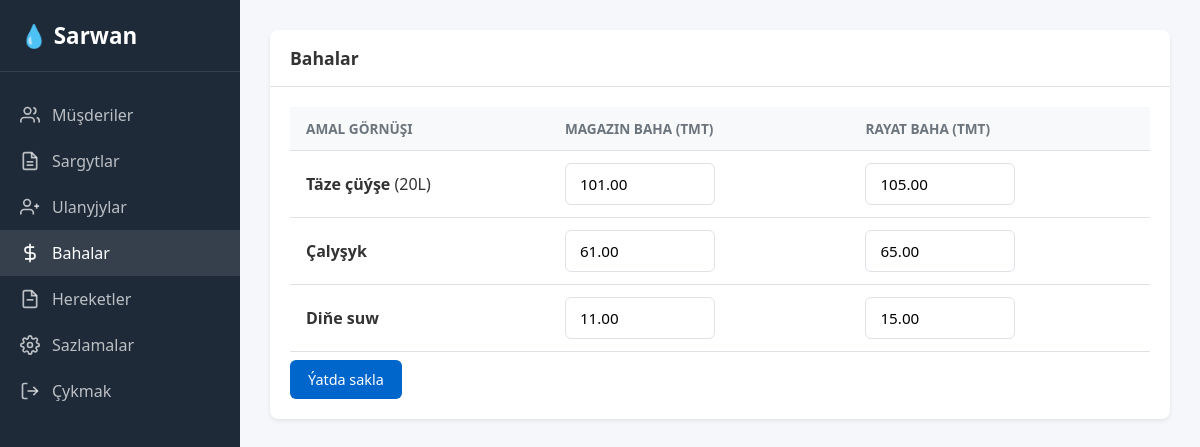
The page /admin/prices (signed in) on the database as committed earlier.
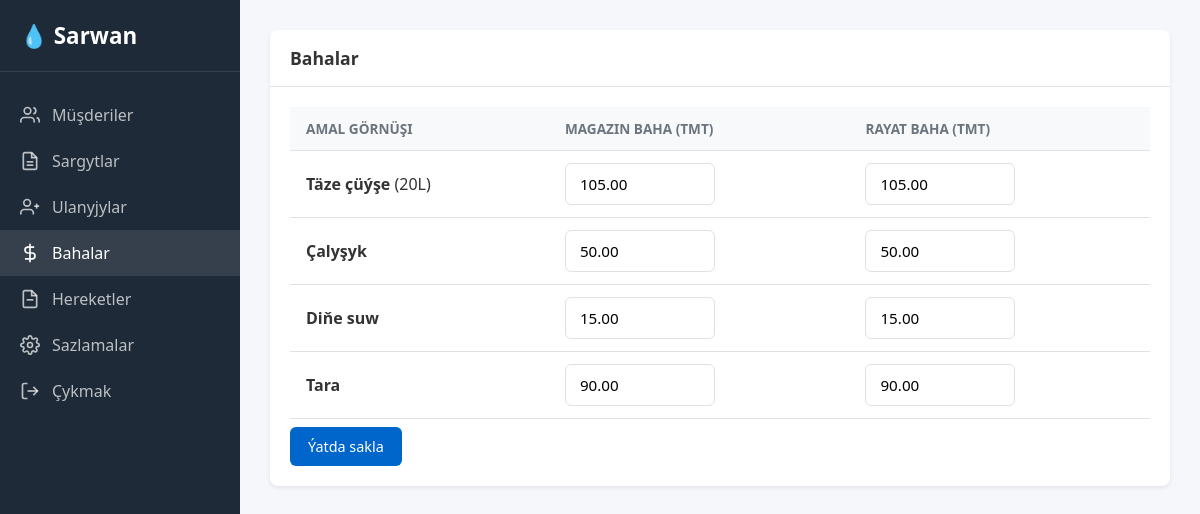
The same page on the database as committed later.
### app/models.py (models this page shows)
class Price(db.Model):
    __tablename__ = 'prices'
    id = db.Column(db.Integer, primary_key=True)
    operation_type = db.Column(db.String(32), unique=True, nullable=False)
    legal_price = db.Column(db.Numeric(10, 2), nullable=False)
    individual_price = db.Column(db.Numeric(10, 2), nullable=False)

### app/routes/admin.py (the view, shortened to what this page needs)
@admin_bp.route('/prices')
@login_required
@admin_required
def prices():
    prices = Price.query.all()
    return render_template('admin/prices.html', prices=prices)

### app/models.py (called while the page is built)
@login_manager.user_loader
def load_user(id):
    return User.query.get(int(id))

### app/routes/admin.py (called while the page is built)
def admin_required(f):
    @wraps(f)
    def decorated_function(*args, **kwargs):
        if not current_user.is_authenticated or current_user.role != 'admin':
            flash('Diňe dolandyryjy üçin', 'error')
            return redirect(url_for('main.index'))
        return f(*args, **kwargs)
    return decorated_function

### templates/admin/prices.html (shortened to what this page needs)
{% extends "base.html" %}
{% block content %}
<div class="card">
    <div class="card-header">
        <h3>Bahalar</h3>
    </div>
    <div class="card-body">
        <form method="POST" action="{{ url_for('admin.update_prices') }}">
            <div class="table-container">
                <table>
                    <thead>
                        <tr>
                            <th>Amal görnüşi</th>
                            <th>Magazin baha (TMT)</th>
                            <th>Rayat baha (TMT)</th>
                        </tr>
                    </thead>
                    <tbody>
                        {% for p in prices %}
                        <tr>
                            <td>
                                {% if p.operation_type == 'new_bottle' %}
                                <strong>Täze çüýşe</strong> (20L)
                                {% elif p.operation_type == 'exchange' %}
                                <strong>Çalyşyk</strong>
                                {% elif p.operation_type == 'water_only' %}
                                <strong>Diňe suw</strong>
                                {% elif p.operation_type == 'container' %}
                                <strong>Tara</strong>
                                {% else %}
                                {{ p.operation_type }}
                                {% endif %}
                            </td>
                            <td>
                                <input type="number" name="legal_{{ p.id }}" class="form-control"
                                    value="{{ p.legal_price }}" step="0.01" min="0" style="max-width: 150px;">
                            </td>
                            <td>
                                <input type="number" name="individual_{{ p.id }}" class="form-control"
                                    value="{{ p.individual_price }}" step="0.01" min="0" style="max-width: 150px;">
                            </td>
                        </tr>
                        {% endfor %}
                    </tbody>
                </table>
            </div>
            <div class="mt-2">
                <button type="submit" class="btn btn-primary">Ýatda sakla</button>
            </div>
        </form>
    </div>
</div>
{% endblock %}

Rows that differ between the two databases and show on the page:
changed Price (number 1 of 4 on the later page): legal_price "101.00" → "105.00"
changed Price (number 2 of 4 on the later page): legal_price "61.00" → "50.00"; individual_price "65.00" → "50.00"
changed Price (number 3 of 4 on the later page): legal_price "11.00" → "15.00"
added Price: operation_type "Tara", legal_price "90.00", individual_price "90.00"
